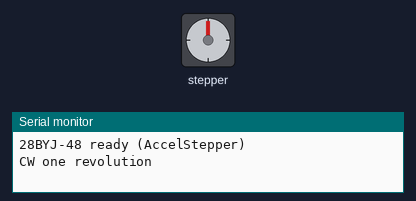
Simulated run of this sketch. Board: Raspberry Pi Pico. Parts: stepper motor, the last lines printed to the serial monitor. Stepper angles assume 2048 steps per turn.

Above: at 0.05 s.
At 3.5 s:
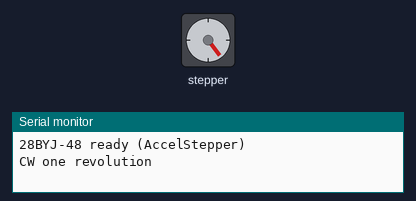
At 7.0 s:
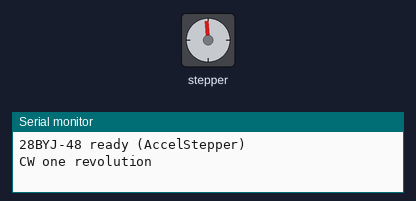
At 13.95 s:
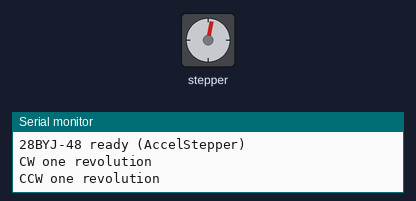
Timing chart, 0 to 19.2 s (numbered marks = the images above):
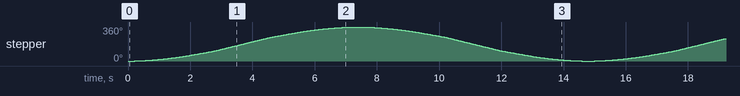

The sketch:

stepper_28byj48.ino
```cpp
// snippet: stepper_28byj48
// tags: stepper, 28byj48, uln2003, motor, 4wire, steps, accelstepper, full4wire
// boards: avr, esp32, megaavr, nano33iot, romi32u4, rp2040
// library: AccelStepper
// description: Drive a 28BYJ-48 stepper motor through a ULN2003 driver board using AccelStepper
//   in FULL4WIRE mode. The 28BYJ-48 has 2048 steps/revolution at 1:64 gear ratio.
//   Wiring: IN1→PIN1, IN2→PIN2, IN3→PIN3, IN4→PIN4, driver VCC→5V, GND→GND.
//   AccelStepper pin order for 28BYJ-48: (FULL4WIRE, IN1, IN3, IN2, IN4) — interleaved pairs.
//   API: setMaxSpeed(steps/s), setAcceleration(steps/s²), moveTo(abs), move(rel), run() in loop.
//   run() is NON-BLOCKING — call every loop iteration. Do NOT use step() or setSpeed() (those are
//   the old Stepper library; AccelStepper uses setMaxSpeed + setAcceleration + moveTo + run).
// prompts: 28BYJ-48 stepper motor, ULN2003 driver, small 5V stepper, gear stepper motor, 4-wire stepper 2048 steps, 28byj48 AccelStepper
// exact-include: AccelStepper.h

#include <AccelStepper.h>

// 28BYJ-48 wiring: IN1=8, IN2=9, IN3=10, IN4=11
// Pin order for AccelStepper FULL4WIRE: (IN1, IN3, IN2, IN4) — pairs interleaved
AccelStepper stepper(AccelStepper::FULL4WIRE, 8, 10, 9, 11);

#define STEPS_PER_REV  2048

void setup() {
  Serial.begin(115200);
  stepper.setMaxSpeed(500);       // steps/second
  stepper.setAcceleration(200);   // steps/second²
  Serial.println("28BYJ-48 ready (AccelStepper)");
}

void loop() {
  // moveTo() sets absolute target; run() executes one step if needed (non-blocking)
  if (stepper.distanceToGo() == 0) {
    // Alternate CW / CCW one full revolution
    static int dir = 1;
    stepper.moveTo(stepper.currentPosition() + dir * STEPS_PER_REV);  // absolute target position (steps); call ONCE, not every loop
    dir = -dir;
    Serial.println(dir > 0 ? "CCW one revolution" : "CW one revolution");
  }
  stepper.run();  // MUST be called every loop iteration to step the motor
}
```

Measured:
- by itself, stepper: turns 360° clockwise in 7.2 s, then 360° counter-clockwise in 7.1 s, repeating every 14.8 s
